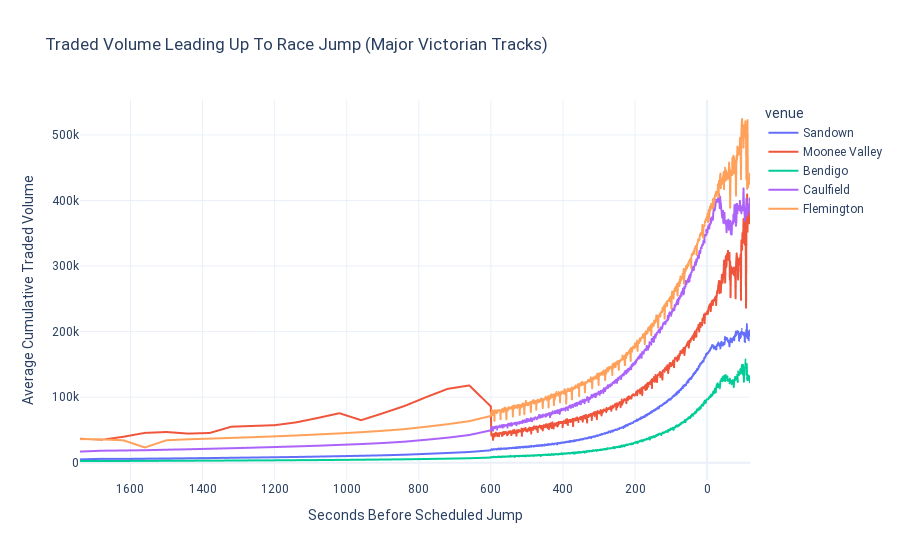

Source (notebook cell):
### Markdown cell above
The discontinuity in the chart highlights the switch point between the two time granularities that we extracted from the stream. Pre 600 seconds (10 minutes) before the scheduled off I can plot 1 data point per minute and after I'm plotting 60 data points per minute.

The traded volume chart looks like an exponential chart: the total traded volume doubles from 10 minutes out to 4 minutes out, then it doubles again between then and 1 minute out, then nearly doubling again in the last minute and a bit of trading. Even a simple visual like this can help you with your bet placement on betfair markets. For example if you're planning to get large volumes down on betfair thoroughbred markets it's probably best to view prices >10 minutes out with a skeptical eye even if the market is tight - because you won't find the requisite lay volume that early as the majority of traded volume happens in the last 2-5 minutes of trading.

Now like most analysis the average is definitely hiding lots of interesting things about this data. Let's split out this data by our 5 tracks:

### Code cell
tradedVolumes_2 = (
    df[['market_id', 'selection_id', 'venue', 'seconds_before_scheduled_jump', 'traded_volume']]
    .assign(seconds_before_scheduled_jump_chunk = lambda x: x['seconds_before_scheduled_jump'].apply(chunkSBJ))
    .groupby(["market_id", "venue", "seconds_before_scheduled_jump_chunk", "seconds_before_scheduled_jump"], as_index = False)
    .agg({'traded_volume': 'sum'})
    .groupby(["venue", "seconds_before_scheduled_jump_chunk"], as_index = False)
    .agg({'traded_volume': 'mean'})
    .sort_values('seconds_before_scheduled_jump_chunk', ascending=False)
)

fig_2 = px.line(
    tradedVolumes_2, 
    x='seconds_before_scheduled_jump_chunk', y='traded_volume',  color='venue',
    template='plotly_white',
    title="Traded Volume Leading Up To Race Jump (Major Victorian Tracks)",
    labels = {
        'seconds_before_scheduled_jump_chunk': "Seconds Before Scheduled Jump",
        "traded_volume": "Average Cumulative Traded Volume"
    }
)
fig_2.update_layout(font_family="Roboto")
fig_2['layout']['xaxis']['autorange'] = "reversed"
fig_2.show()

### Figure 1 — Plotly figure (JSON) as saved in the notebook; plotly's stock layout.template omitted (floating-point values rounded to 4 significant figures; data arrays with more than 128 entries replaced by an {"elided": "..."} marker saying what was removed)
{"data": [{"hovertemplate": "venue=Sandown<br>Seconds Before Scheduled Jump=%{x}<br>Average Cumulative Traded Volume=%{y}<extra></extra>", "legendgroup": "Sandown", "line": {"color": "#636efa", "dash": "solid"}, "mode": "lines", "name": "Sandown", "showlegend": true, "type": "scattergl", "x": {"elided": "739 int values"}, "xaxis": "x", "y": {"elided": "739 float values"}, "yaxis": "y"}, {"hovertemplate": "venue=Moonee Valley<br>Seconds Before Scheduled Jump=%{x}<br>Average Cumulative Traded Volume=%{y}<extra></extra>", "legendgroup": "Moonee Valley", "line": {"color": "#EF553B", "dash": "solid"}, "mode": "lines", "name": "Moonee Valley", "showlegend": true, "type": "scattergl", "x": {"elided": "739 int values"}, "xaxis": "x", "y": {"elided": "739 float values"}, "yaxis": "y"}, {"hovertemplate": "venue=Bendigo<br>Seconds Before Scheduled Jump=%{x}<br>Average Cumulative Traded Volume=%{y}<extra></extra>", "legendgroup": "Bendigo", "line": {"color": "#00cc96", "dash": "solid"}, "mode": "lines", "name": "Bendigo", "showlegend": true, "type": "scattergl", "x": {"elided": "739 int values"}, "xaxis": "x", "y": {"elided": "739 float values"}, "yaxis": "y"}, {"hovertemplate": "venue=Caulfield<br>Seconds Before Scheduled Jump=%{x}<br>Average Cumulative Traded Volume=%{y}<extra></extra>", "legendgroup": "Caulfield", "line": {"color": "#ab63fa", "dash": "solid"}, "mode": "lines", "name": "Caulfield", "showlegend": true, "type": "scattergl", "x": {"elided": "739 int values"}, "xaxis": "x", "y": {"elided": "739 float values"}, "yaxis": "y"}, {"hovertemplate": "venue=Flemington<br>Seconds Before Scheduled Jump=%{x}<br>Average Cumulative Traded Volume=%{y}<extra></extra>", "legendgroup": "Flemington", "line": {"color": "#FFA15A", "dash": "solid"}, "mode": "lines", "name": "Flemington", "showlegend": true, "type": "scattergl", "x": {"elided": "739 int values"}, "xaxis": "x", "y": {"elided": "739 float values"}, "yaxis": "y"}], "layout": {"font": {"family": "Roboto"}, "legend": {"title": {"text": "venue"}, "tracegroupgap": 0}, "title": {"text": "Traded Volume Leading Up To Race Jump (Major Victorian Tracks)"}, "xaxis": {"anchor": "y", "autorange": "reversed", "domain": [0, 1], "title": {"text": "Seconds Before Scheduled Jump"}}, "yaxis": {"anchor": "x", "domain": [0, 1], "title": {"text": "Average Cumulative Traded Volume"}}}}
